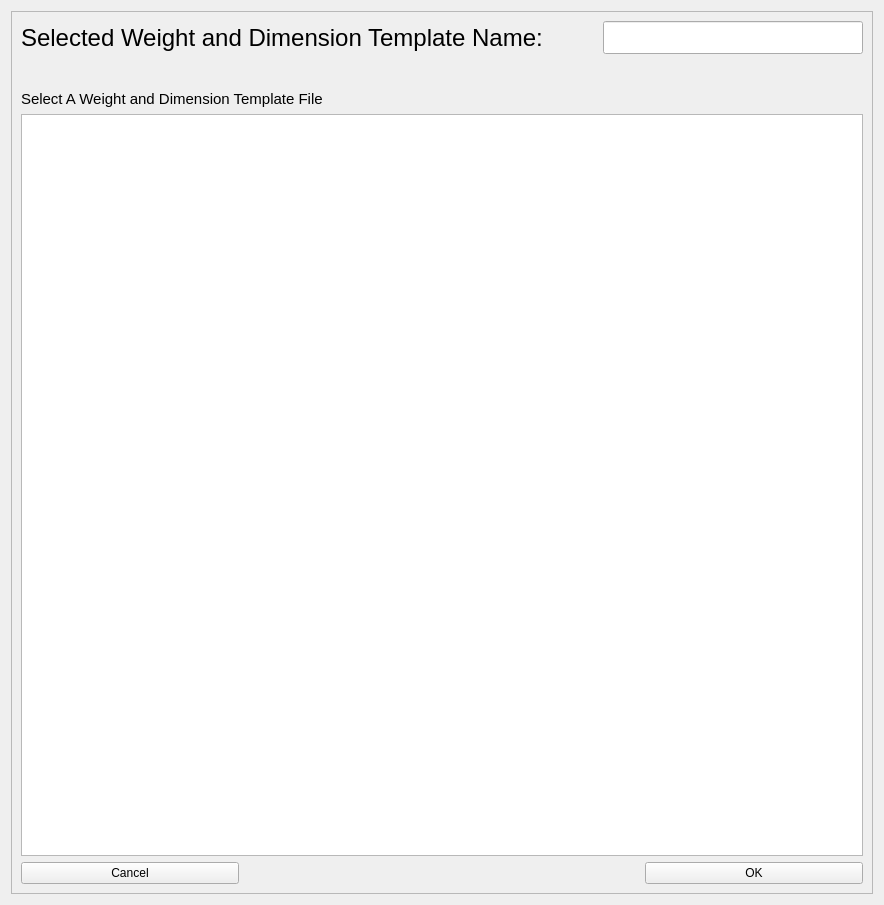
<?xml version="1.0" encoding="UTF-8"?>
<ui version="4.0">
 <class>Dialog</class>
 <widget class="QDialog" name="Dialog">
  <property name="geometry">
   <rect>
    <x>0</x>
    <y>0</y>
    <width>884</width>
    <height>905</height>
   </rect>
  </property>
  <property name="windowTitle">
   <string>Template Data File</string>
  </property>
  <layout class="QGridLayout" name="gridLayout">
   <item row="0" column="0">
    <widget class="QFrame" name="frame">
     <property name="frameShape">
      <enum>QFrame::StyledPanel</enum>
     </property>
     <property name="frameShadow">
      <enum>QFrame::Raised</enum>
     </property>
     <layout class="QGridLayout" name="gridLayout_2">
      <item row="0" column="0">
       <layout class="QHBoxLayout" name="horizontalLayout">
        <item>
         <widget class="QLabel" name="label">
          <property name="font">
           <font>
            <pointsize>18</pointsize>
           </font>
          </property>
          <property name="text">
           <string>Selected Weight and Dimension Template Name:</string>
          </property>
         </widget>
        </item>
        <item>
         <widget class="QLineEdit" name="lineEdit">
          <property name="enabled">
           <bool>true</bool>
          </property>
          <property name="sizePolicy">
           <sizepolicy hsizetype="Expanding" vsizetype="Minimum">
            <horstretch>0</horstretch>
            <verstretch>0</verstretch>
           </sizepolicy>
          </property>
          <property name="maximumSize">
           <size>
            <width>260</width>
            <height>16777215</height>
           </size>
          </property>
          <property name="font">
           <font>
            <pointsize>16</pointsize>
           </font>
          </property>
          <property name="maxLength">
           <number>660</number>
          </property>
          <property name="echoMode">
           <enum>QLineEdit::Normal</enum>
          </property>
         </widget>
        </item>
       </layout>
      </item>
      <item row="1" column="0">
       <spacer name="verticalSpacer">
        <property name="orientation">
         <enum>Qt::Vertical</enum>
        </property>
        <property name="sizeType">
         <enum>QSizePolicy::Minimum</enum>
        </property>
        <property name="sizeHint" stdset="0">
         <size>
          <width>20</width>
          <height>30</height>
         </size>
        </property>
       </spacer>
      </item>
      <item row="2" column="0">
       <widget class="QLabel" name="label_4">
        <property name="font">
         <font>
          <pointsize>11</pointsize>
         </font>
        </property>
        <property name="text">
         <string>Select A Weight and Dimension Template File</string>
        </property>
       </widget>
      </item>
      <item row="3" column="0">
       <layout class="QHBoxLayout" name="horizontalLayout_2">
        <item>
         <widget class="QListWidget" name="listWidget"/>
        </item>
       </layout>
      </item>
      <item row="4" column="0">
       <layout class="QHBoxLayout" name="horizontalLayout_39">
        <item>
         <widget class="QPushButton" name="pushButton">
          <property name="sizePolicy">
           <sizepolicy hsizetype="Minimum" vsizetype="Minimum">
            <horstretch>0</horstretch>
            <verstretch>0</verstretch>
           </sizepolicy>
          </property>
          <property name="text">
           <string>Cancel</string>
          </property>
          <property name="autoDefault">
           <bool>false</bool>
          </property>
         </widget>
        </item>
        <item>
         <spacer name="horizontalSpacer">
          <property name="orientation">
           <enum>Qt::Horizontal</enum>
          </property>
          <property name="sizeType">
           <enum>QSizePolicy::Fixed</enum>
          </property>
          <property name="sizeHint" stdset="0">
           <size>
            <width>400</width>
            <height>20</height>
           </size>
          </property>
         </spacer>
        </item>
        <item>
         <widget class="QPushButton" name="pushButton_2">
          <property name="sizePolicy">
           <sizepolicy hsizetype="Minimum" vsizetype="Minimum">
            <horstretch>0</horstretch>
            <verstretch>0</verstretch>
           </sizepolicy>
          </property>
          <property name="text">
           <string>OK</string>
          </property>
          <property name="autoDefault">
           <bool>false</bool>
          </property>
         </widget>
        </item>
       </layout>
      </item>
     </layout>
     <zorder>label_4</zorder>
     <zorder>verticalSpacer</zorder>
    </widget>
   </item>
  </layout>
 </widget>
 <resources/>
 <connections/>
</ui>
